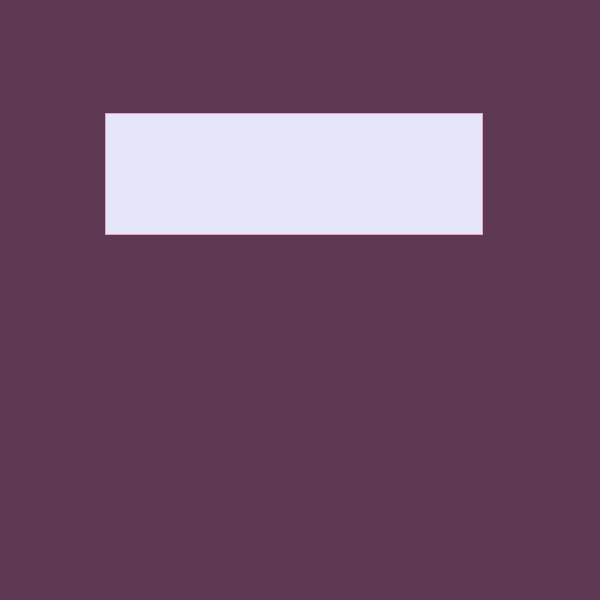
Frame 1 (no input)
Frame 60 (the mouse pressed at the canvas centre just before this capture): identical to frame 1, image omitted
Frame 120 (the mouse held since frame 60 and released just before this capture): identical to frame 1, image omitted

The Processing sketch that drew this single still picture (run headless with seeded random() and noise(); from frame 60 on, the mouse is pressed at the canvas centre):

// Processing sketch: test
// ── test.pde
int screen=0;

void setup() {
  size(600, 600);
  frameRate(30);
}

void draw() {
  if (screen==0) {
    background (93, 57, 84);
    drawStart();

    if (mouseX >=105 && mouseY >=113 && mouseX <=482 && mouseY <=234 && mousePressed) {
      screen=1;
    }
  }
  if (screen==1) {
    background(160, 163, 255);
    drawrestarts();

    if (mouseX >=0 && mouseY >=497 && mouseX <=98 && mouseY <=600 && mousePressed) {
      screen=0;
    }
  }
}


void drawStart() {
  stroke(231, 159, 196);
  fill(230, 230, 250);
  rectMode(CORNERS);
  rect(105, 113, 482, 234);
}

void drawrestarts() {
  stroke(220, 208, 255);
  fill(147, 112, 219);
  rectMode(CORNERS);
  rect(0, 497, 98, 600);
  stroke(231, 159, 196);
  fill(230, 230, 250);
  triangle(54, 595, 28, 575, 54, 555);
  arc(50, 550, 70, 70, 0, HALF_PI);
  arc(50, 550, 70, 70, PI, PI+QUARTER_PI);
  arc(50, 550, 70, 70, PI+QUARTER_PI, TWO_PI);
  line(30, 550, 20, 550);
  stroke(231, 159, 196);
  fill(147, 112, 219);
  arc(50, 550, 30, 30, 0, HALF_PI);
  arc(50, 550, 30, 30, PI, PI+QUARTER_PI);
  arc(50, 550, 30, 30, PI+QUARTER_PI, TWO_PI);
}
